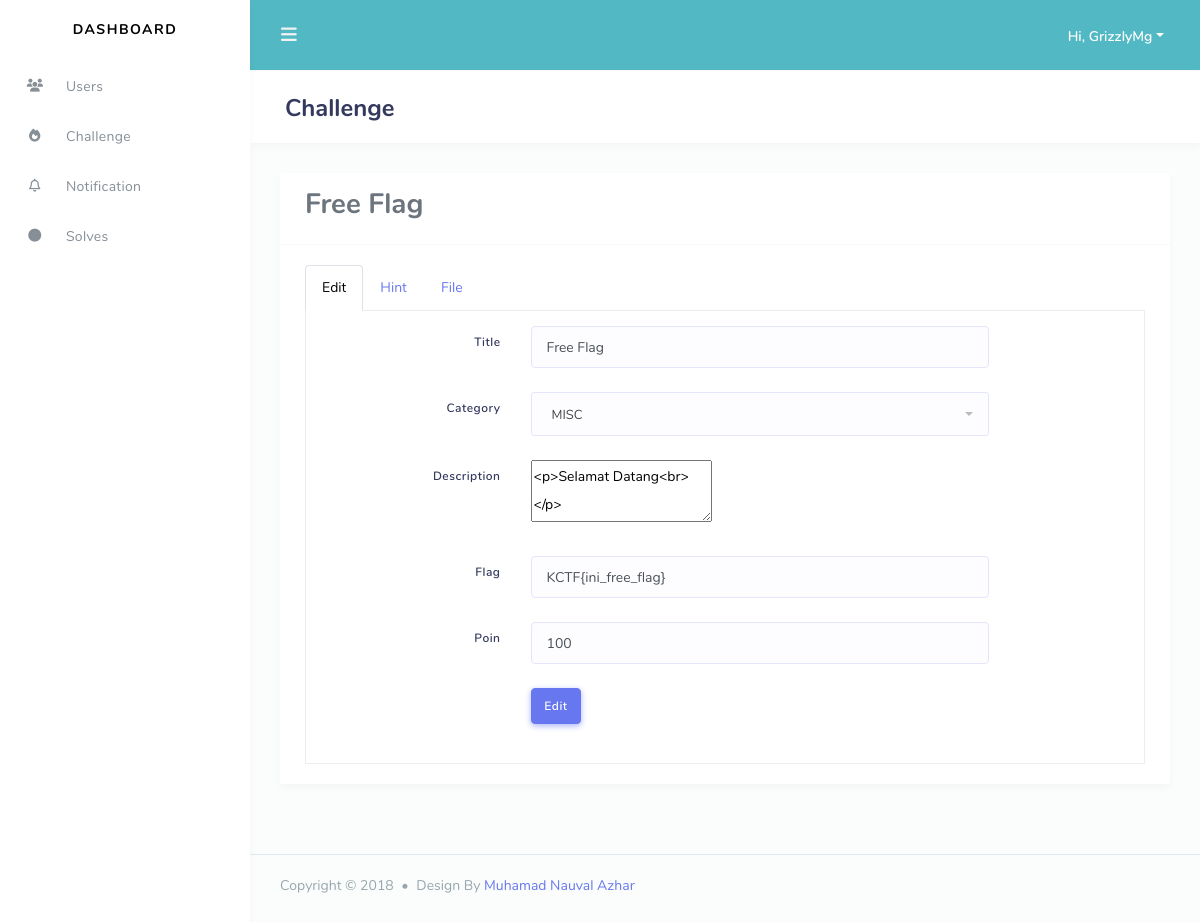
The page /admin/dashboard/challenge/view.php?id=1&&id_cate=5 (signed in) on the database its author committed.
### tables this page shows
CREATE TABLE `users` (
  `id_user` int(11) NOT NULL,
  `username` varchar(30) NOT NULL,
  `password` char(32) NOT NULL,
  `email` varchar(50) NOT NULL,
  `affiliation` varchar(30) DEFAULT NULL,
  `role` int(11) NOT NULL,
  `status` int(11) NOT NULL
);

CREATE TABLE `challenges` (
  `id_chall` int(11) NOT NULL,
  `title` varchar(50) NOT NULL,
  `descript` text NOT NULL,
  `id_category` int(11) NOT NULL,
  `flag` varchar(50) NOT NULL,
  `hint` varchar(50) NOT NULL,
  `poin` int(11) NOT NULL,
  `status` int(11) NOT NULL
);

CREATE TABLE `category` (
  `id_category` int(11) NOT NULL,
  `category` varchar(15) NOT NULL
);

### admin/dashboard/challenge/view.php (the view, shortened to what this page needs)
<!DOCTYPE html>
<html lang="en">
    <head>
        <?php
            include '../template/css.php';
        ?>
    <body>
        <div id="app">
            <div class="main-wrapper main-wrapper-1">
                <?php
                $home='../';
                $user='../users/';
                $chall='./';
                $notif='../notification/';
                include '../template/nav.php';
                ?>
            <div class="main-content">
                <section class="section">
                <div class="section-header">
                    <h1>Challenge</h1>
                </div>
                    <?php
                        include '../template/root.php';
                        $id=$_GET["id"];
                        $id_cate=$_GET["id_cate"];
                        $read_chall="SELECT challenges.id_chall ,challenges.title,challenges.descript,category.id_category, category.category, challenges.flag,challenges.hint, challenges.poin
                                    FROM challenges
                                    INNER JOIN category ON challenges.id_category =category.id_category
                                    WHERE id_chall = $id";
                        $cate="SELECT * FROM category";
                        $view = $conn -> query($read_chall);
                        $result = $view ->fetch_assoc();
                        $view_c= $conn->query($cate);
                    ?>
                    <div class="card">
                        <div class="card-header">
                            <h3><?php echo $result['title']; ?></h3>
                        </div>
                        <div class="card-body">
                            <ul class="nav nav-tabs" id="myTab2" role="tablist">
                                <li class="nav-item">
                                    <a class="nav-link active" id="edit-tab" data-toggle="tab" href="#edit" role="tab" aria-controls="edit" aria-selected="true">Edit</a>
                                </li>
                                <li id="liHint" class="nav-item">
                                    <a class="nav-link" id="hint-tab" data-toggle="tab" href="#hint" role="tab" aria-controls="hint" aria-selected="false">Hint</a>
                                </li>
                                <li class="nav-item">
                                    <a class="nav-link" id="file-tab" data-toggle="tab" href="#file" role="tab" aria-controls="file" aria-selected="false">File</a>
                                </li>
                            </ul>
                            <div class="tab-content tab-bordered" id="myTab3Content">
                                <div class="tab-pane fade show active" id="edit" role="tabpanel" aria-labelledby="edit-tab">
                                    <form action="proses_edit.php" method="post" >
                                            <div class="form-group row mb-4">
                                            <label class="col-form-label text-md-right col-12 col-md-3 col-lg-3">Title</label>
                                            <div class="col-sm-12 col-md-7">
                                                <input value="<?php echo $result['title'];?>" type="text" class="form-control" name="title">
                                            </div>
                                        </div>
                                        <div class="form-group row mb-4">
                                            <label class="col-form-label text-md-right col-12 col-md-3 col-lg-3">Category</label>
                                            <div class="col-sm-12 col-md-7">
                                                <select class="form-control selectric" name="category">
                                                    <?php
                                                        while($view_cate=$view_c->fetch_array(MYSQLI_ASSOC)){
                                                            if($view_cate['id_category']==$id_cate){
                                                    ?>
                                                        <option selected value="<?php echo $view_cate['id_category'];?>" ><?php echo $view_cate['category'];?></option>
                                                        <?php } else {?>
                                                            <option  value="<?php echo $view_cate['id_category'];?>"><?php echo $view_cate['category'];?></option>
                                                        <?php } ?>
                                                    <?php }?>
                                                </select>
                                            </div>
                                        </div>
                                        <div class="form-group row mb-4">
                                            <label class="col-form-label text-md-right col-12 col-md-3 col-lg-3">Description</label>
                                            <div class="col-sm-12 col-md-7">
                                                <textarea class="summernote-simple" name="desc"><?php echo $result['descript'];?></textarea>
                                            </div>
                                        </div>
                                        <div class="form-group row mb-4">
                                            <label class="col-form-label text-md-right col-12 col-md-3 col-lg-3">Flag</label>
                                            <div class="col-sm-12 col-md-7">
                                                <input value="<?php echo $result['flag'];?>" type="text" class="form-control" name="flag">
                                            </div>
                                        </div>
                                        <div class="form-group row mb-4">
                                            <label class="col-form-label text-md-right col-12 col-md-3 col-lg-3">Poin</label>
                                            <div class="col-sm-12 col-md-7">
                                                <input value="<?php echo $result['poin'];?>"type="number" class="form-control" name="poin">
                                            </div>
                                        </div>
                                        <div class="form-group row mb-4">
                                            <label class="col-form-label text-md-right col-12 col-md-3 col-lg-3"></label>
                                            <div class="col-sm-12 col-md-7">
                                                <button class="btn btn-primary">Edit</button>
                                            </div>
                                        </div>
                                    </form>
                                </div>
                            </div>
                        </div>
                    </div>
                    </div>
                </div>
            </div>
            <footer class="main-footer">
                <div class="footer-left">
                Copyright &copy; 2018 <div class="bullet"></div> Design By <a href="https://nauval.in/">Muhamad Nauval Azhar</a>
                </div>
            </footer>
    </body>
</html>

### admin/dashboard/template/nav.php (shortened to what this page needs)
<?php
    require_once 'connection.php';
    $id = $_SESSION['id'];
    $sql = "SELECT username FROM users WHERE id_user='$id'";
    $result = $conn->query($sql);
    $username = $result->fetch_assoc()['username'];
?>
<div class="navbar-bg"></div>
<nav class="navbar navbar-expand-lg main-navbar">
        <form class="form-inline mr-auto">
        <ul class="navbar-nav mr-3">
        <li><a href="#" data-toggle="sidebar" class="nav-link nav-link-lg"><i class="fas fa-bars"></i></a></li>
        </ul>
    </form>
    <ul class="navbar-nav navbar-right">
        <li class="dropdown"><a href="#" data-toggle="dropdown" class="nav-link dropdown-toggle nav-link-lg nav-link-user">
        <div class="d-sm-none d-lg-inline-block">Hi, <?php echo $username ?></div></a>
        </li>
    </ul>
</nav>
    <div class="main-sidebar sidebar-style-2">
    <aside id="sidebar-wrapper">
        <div class="sidebar-brand">
        <a href="<?php echo $home; ?>">Dashboard</a>
        </div>
        <ul class="sidebar-menu">
            <li class="dropdown active">
            <li>
                <a class="nav-link" href="<?php echo $user; ?>"><i class="fas fa-users"></i> <span>Users</span></a>
            </li>
            <li>
                <a class="nav-link" href="<?php echo $chall; ?>"><i class="fas fa-fire"></i> <span>Challenge</span></a>
            </li>
            <li>
                <a class="nav-link" href="<?php echo $notif; ?>"><i class="far fa-bell"></i> <span>Notification</span></a>
            </li>
            <li>
                <a class="nav-link" href="<?php echo $solve; ?>"><i class="fas fa-circle"></i> <span>Solves</span></a>
            </li>
        </ul>
    </div>

### admin/dashboard/assets/css/custom.css (style rules this page uses)
.navbar-bg { background-color: #52b8c3 !important; }

### admin/dashboard/assets/css/components.css (style rules this page uses)
.selectric { background-color: #fdfdff; border-color: #e4e6fc; min-height: 42px; border-radius: 3px; padding-left: 10px; padding-right: 10px; }

### rows shown on the page
users: username "GrizzlyMg"
challenges: title "Free Flag", desc "<p>Selamat Datang<br></p>", flag "KCTF{ini_free_flag}", poin "100"
category: category "MISC"
